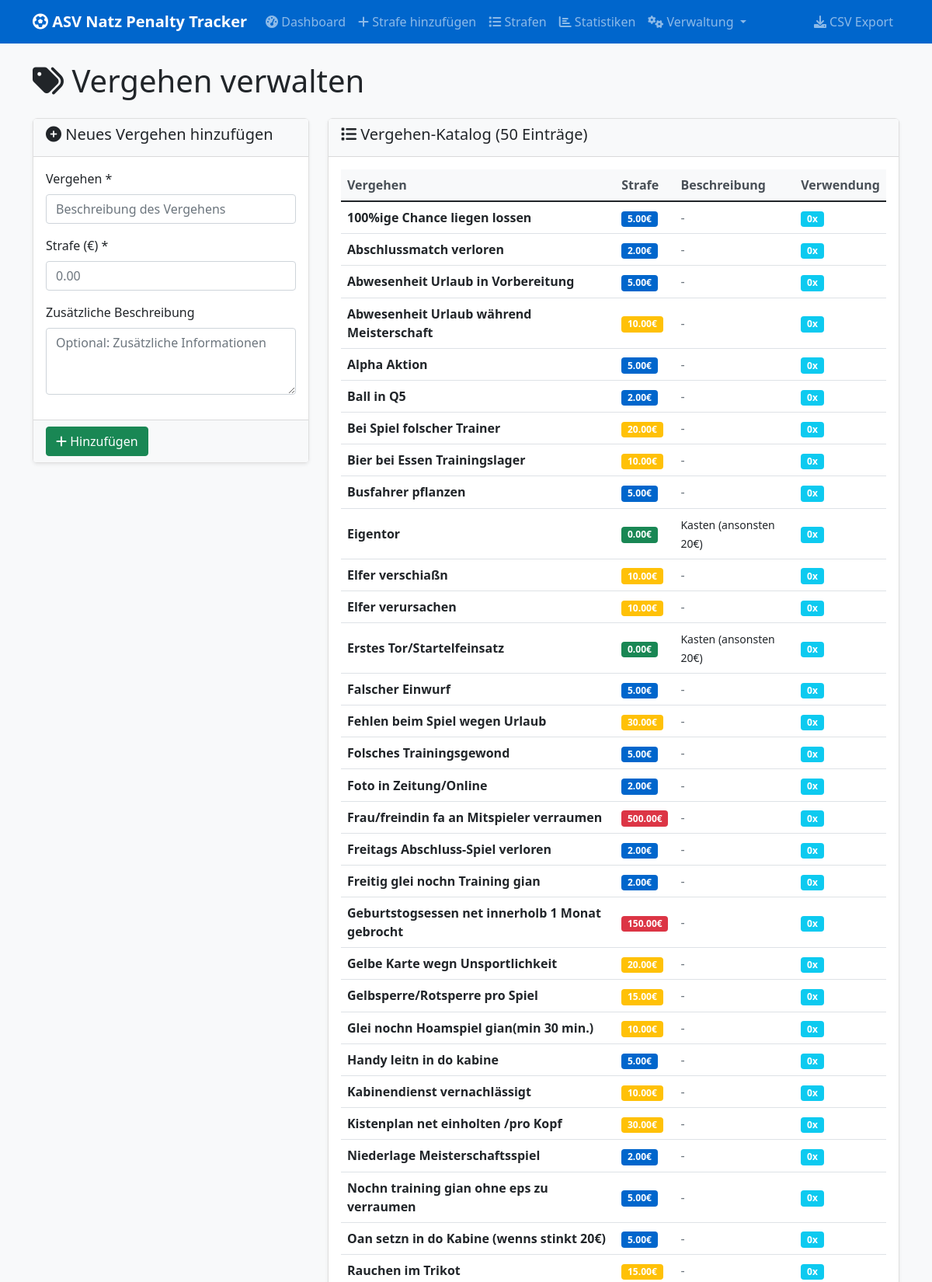
The page /penalty_types (upper part) on the database its author committed.
### app.py (models this page shows)
class PenaltyType(db.Model):
    id = db.Column(db.Integer, primary_key=True)
    name = db.Column(db.String(200), nullable=False, unique=True)
    amount = db.Column(db.Float, nullable=False)
    description = db.Column(db.String(500))

### app.py (the view)
@app.route('/penalty_types')
def penalty_types():
    penalty_types = PenaltyType.query.order_by(PenaltyType.name).all()
    return render_template('penalty_types.html', penalty_types=penalty_types)

### templates/penalty_types.html (shortened to what this page needs)
{% extends "base.html" %}
{% block content %}
<div class="row">
    <div class="col-12">
        <h1 class="mb-4"><i class="fas fa-tags"></i> Vergehen verwalten</h1>
    </div>
</div>
<div class="row">
    <div class="col-md-4">
        <div class="card">
            <div class="card-header">
                <h5><i class="fas fa-plus-circle"></i> Neues Vergehen hinzufügen</h5>
            </div>
            <form method="POST" action="{{ url_for('add_penalty_type') }}">
                <div class="card-body">
                    <div class="mb-3">
                        <label for="name" class="form-label">Vergehen *</label>
                        <input type="text" class="form-control" id="name" name="name"
                               placeholder="Beschreibung des Vergehens" required>
                    </div>
                    <div class="mb-3">
                        <label for="amount" class="form-label">Strafe (€) *</label>
                        <input type="number" step="0.01" class="form-control" id="amount" name="amount"
                               placeholder="0.00" required>
                    </div>
                    <div class="mb-3">
                        <label for="description" class="form-label">Zusätzliche Beschreibung</label>
                        <textarea class="form-control" id="description" name="description" rows="3"
                                  placeholder="Optional: Zusätzliche Informationen"></textarea>
                    </div>
                </div>
                <div class="card-footer">
                    <button type="submit" class="btn btn-success">
                        <i class="fas fa-plus"></i> Hinzufügen
                    </button>
                </div>
            </form>
        </div>
    </div>
    <div class="col-md-8">
        <div class="card">
            <div class="card-header">
                <h5><i class="fas fa-list"></i> Vergehen-Katalog ({{ penalty_types|length }} Einträge)</h5>
            </div>
            <div class="card-body">
                {% if penalty_types %}
                    <div class="table-responsive">
                        <table class="table table-hover">
                            <thead>
                                <tr>
                                    <th>Vergehen</th>
                                    <th>Strafe</th>
                                    <th>Beschreibung</th>
                                    <th>Verwendung</th>
                                </tr>
                            </thead>
                            <tbody>
                                {% for penalty_type in penalty_types %}
                                    <tr>
                                        <td>
                                            <strong>{{ penalty_type.name }}</strong>
                                        </td>
                                        <td>
                                            <span class="badge bg-{% if penalty_type.amount == 0 %}success{% elif penalty_type.amount < 10 %}primary{% elif penalty_type.amount < 50 %}warning{% else %}danger{% endif %}">
                                                {{ "%.2f"|format(penalty_type.amount) }}€
                                            </span>
                                        </td>
                                        <td>
                                            {% if penalty_type.description %}
                                                <small>{{ penalty_type.description }}</small>
                                            {% else %}
                                                <span class="text-muted">-</span>
                                            {% endif %}
                                        </td>
                                        <td>
                                            <span class="badge bg-info">
                                                {{ penalty_type.penalty_entries|length }}x
                                            </span>
                                        </td>
                                    </tr>
                                {% endfor %}
                            </tbody>
                        </table>
                    </div>
                {% else %}
                    <div class="text-center py-4">
                        <i class="fas fa-tags fa-3x text-muted mb-3"></i>
                        <h5>Keine Vergehen definiert</h5>
                        <p class="text-muted">Fügen Sie das erste Vergehen hinzu.</p>
                    </div>
                {% endif %}
            </div>
        </div>
    </div>
</div>
{% endblock %}

### static/css/style.css (style rules this page uses)
body { font-family: 'Segoe UI', Tahoma, Geneva, Verdana, sans-serif; background-color: #f8f9fa; }
.card { box-shadow: 0 0.125rem 0.25rem rgba(0, 0, 0, 0.075); border: 1px solid rgba(0, 0, 0, 0.125); border-radius: 0.375rem; }
.card-header { background-color: #f8f9fa; border-bottom: 1px solid rgba(0, 0, 0, 0.125); font-weight: 600; }
.bg-primary { background-color: #0066cc !important; }
.badge { font-size: 0.75em; }
.table { margin-bottom: 0; }
.table th { border-top: none; font-weight: 600; color: #495057; background-color: #f8f9fa; }
.card-footer { background-color: #f8f9fa; border-top: 1px solid rgba(0, 0, 0, 0.125); }
.card { animation: fadeInUp 0.3s ease-out; }
.table td { vertical-align: middle; }

### rows shown on the page
PenaltyType: name "100%ige Chance liegen lossen", amount "5.00", penalty_entries|length "0"
PenaltyType: name "Abschlussmatch verloren", amount "2.00", penalty_entries|length "0"
PenaltyType: name "Abwesenheit Urlaub in Vorbereitung", amount "5.00", penalty_entries|length "0"
PenaltyType: name "Abwesenheit Urlaub während Meisterschaft", amount "10.00", penalty_entries|length "0"
PenaltyType: name "Alpha Aktion", amount "5.00", penalty_entries|length "0"
PenaltyType: name "Ball in Q5", amount "2.00", penalty_entries|length "0"
PenaltyType: name "Bei Spiel folscher Trainer", amount "20.00", penalty_entries|length "0"
PenaltyType: name "Bier bei Essen Trainingslager", amount "10.00", penalty_entries|length "0"
PenaltyType: name "Busfahrer pflanzen", amount "5.00", penalty_entries|length "0"
PenaltyType: name "Eigentor", amount "0.00", description "Kasten (ansonsten 20€)", penalty_entries|length "0"
PenaltyType: name "Elfer verschiaßn", amount "10.00", penalty_entries|length "0"
PenaltyType: name "Elfer verursachen", amount "10.00", penalty_entries|length "0"
PenaltyType: name "Erstes Tor/Startelfeinsatz", amount "0.00", description "Kasten (ansonsten 20€)", penalty_entries|length "0"
PenaltyType: name "Falscher Einwurf", amount "5.00", penalty_entries|length "0"
PenaltyType: name "Fehlen beim Spiel wegen Urlaub", amount "30.00", penalty_entries|length "0"
PenaltyType: name "Folsches Trainingsgewond", amount "5.00", penalty_entries|length "0"
PenaltyType: name "Foto in Zeitung/Online", amount "2.00", penalty_entries|length "0"
PenaltyType: name "Frau/freindin fa an Mitspieler verraumen", amount "500.00", penalty_entries|length "0"
PenaltyType: name "Freitags Abschluss-Spiel verloren", amount "2.00", penalty_entries|length "0"
PenaltyType: name "Freitig glei nochn Training gian", amount "2.00", penalty_entries|length "0"
PenaltyType: name "Geburtstogsessen net innerholb 1 Monat gebrocht", amount "150.00", penalty_entries|length "0"
PenaltyType: name "Gelbe Karte wegn Unsportlichkeit", amount "20.00", penalty_entries|length "0"
PenaltyType: name "Gelbsperre/Rotsperre pro Spiel", amount "15.00", penalty_entries|length "0"
PenaltyType: name "Glei nochn Hoamspiel gian(min 30 min.)", amount "10.00", penalty_entries|length "0"
PenaltyType: name "Handy leitn in do kabine", amount "5.00", penalty_entries|length "0"
PenaltyType: name "Kabinendienst vernachlässigt", amount "10.00", penalty_entries|length "0"
PenaltyType: name "Kistenplan net einholten /pro Kopf", amount "30.00", penalty_entries|length "0"
PenaltyType: name "Niederlage Meisterschaftsspiel", amount "2.00", penalty_entries|length "0"
PenaltyType: name "Nochn training gian ohne eps zu verraumen", amount "5.00", penalty_entries|length "0"
PenaltyType: name "Oan setzn in do Kabine (wenns stinkt 20€)", amount "5.00", penalty_entries|length "0"
PenaltyType: name "Rauchen im Trikot", amount "15.00", penalty_entries|length "0"

### other values the page prints
{{ penalty_types|length }} "50"
